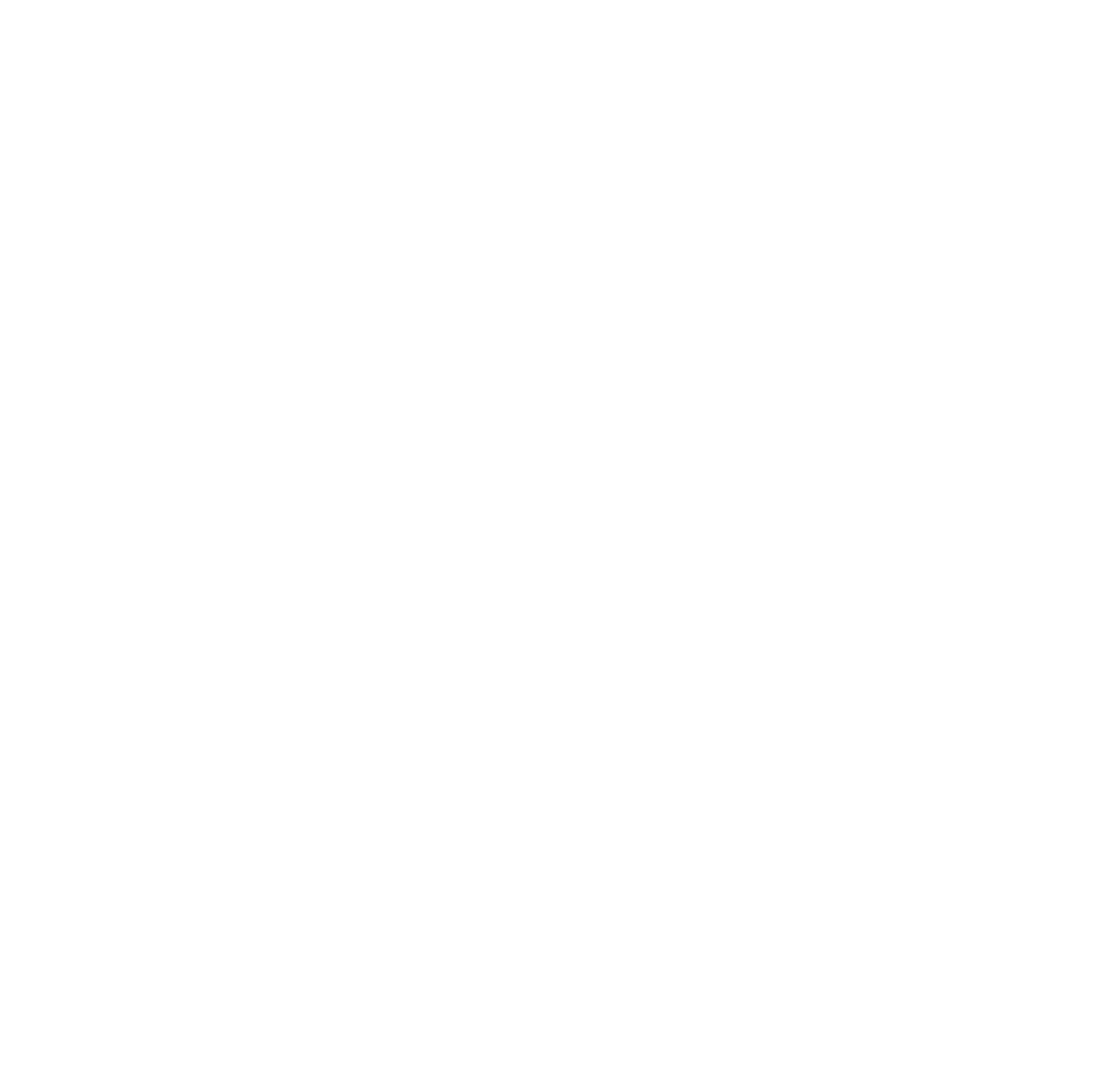
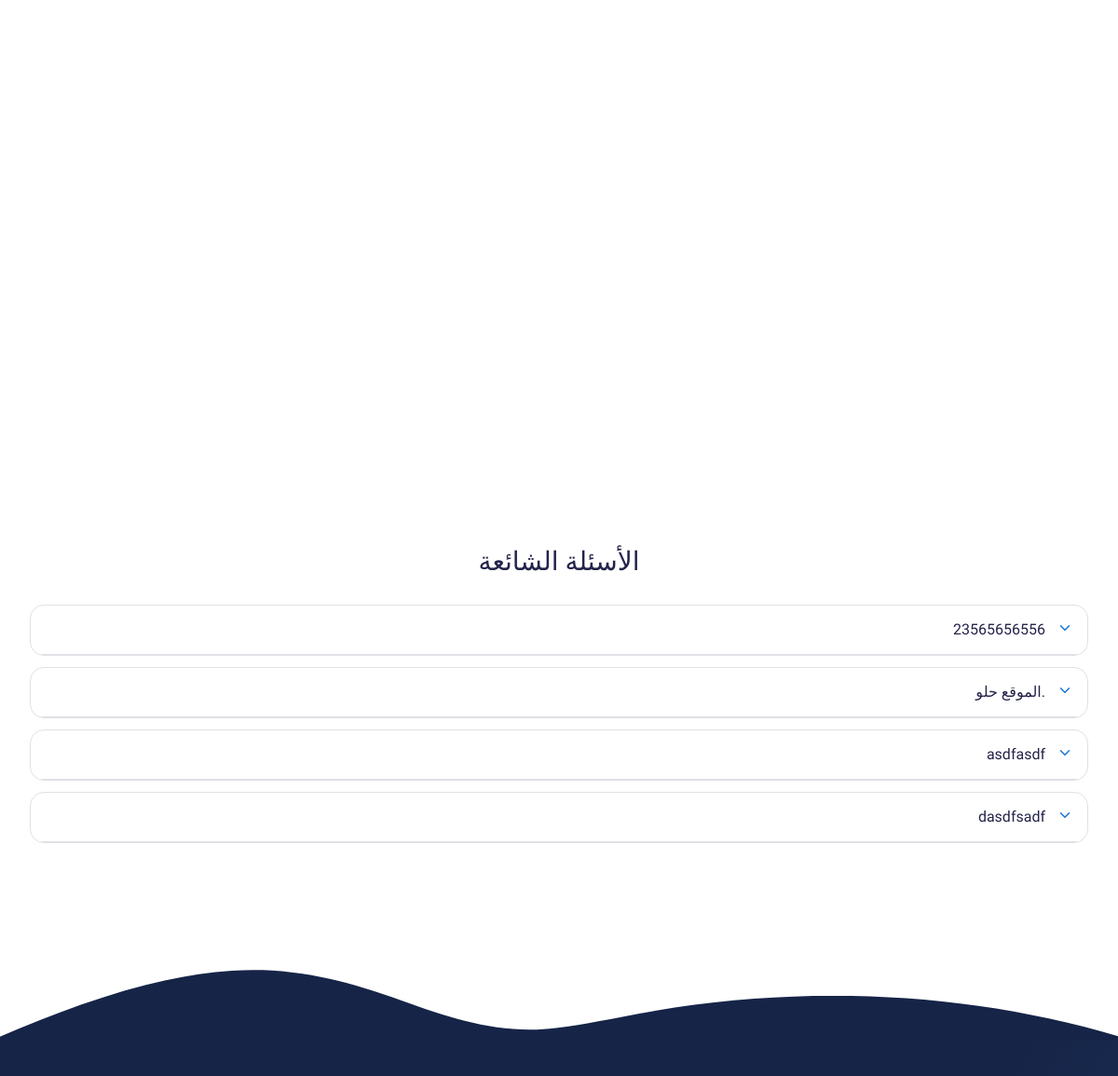
The app's page /public/index.php (middle part), older data (2 pictures, top to bottom).
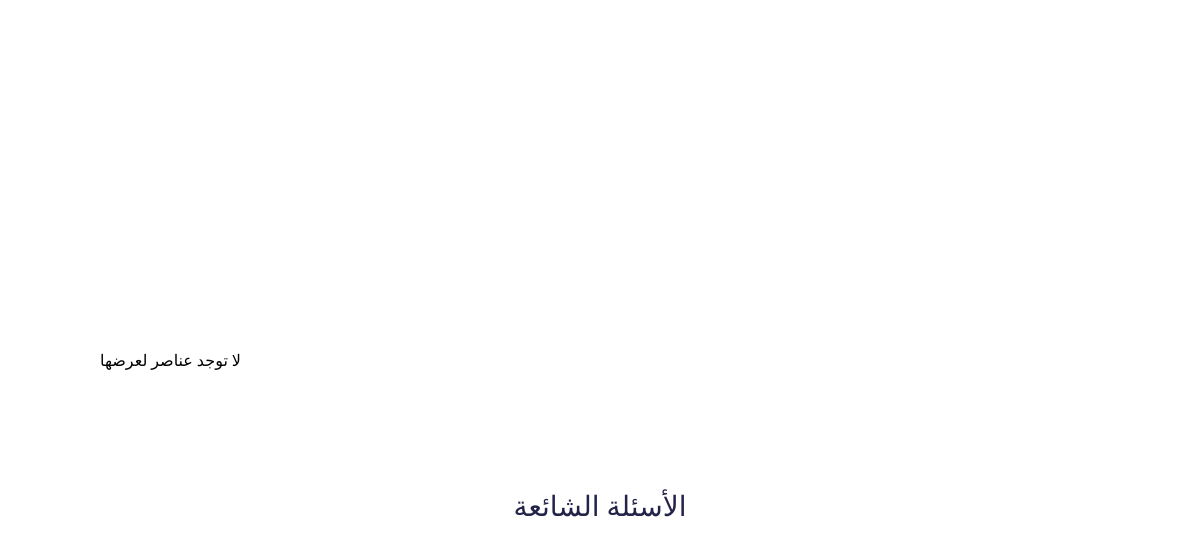
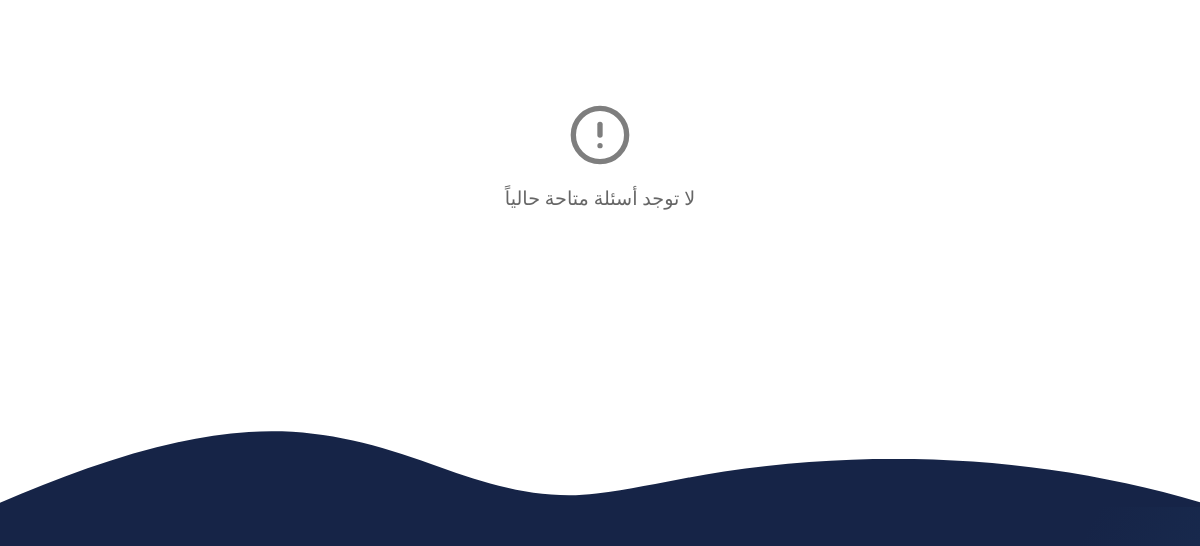
The same page, newer data (2 pictures, top to bottom).
### tables this page shows
CREATE TABLE `questions` (
  `id` int(11) NOT NULL,
  `question` text NOT NULL,
  `answer` text NOT NULL,
  `is_published` tinyint(1) NOT NULL DEFAULT 0,
  `created_at` timestamp NOT NULL DEFAULT current_timestamp()
);

### public/index.php (the view, shortened to what the changed rows need)
<!DOCTYPE html>
<html lang="ar">
<head>
    <link rel="stylesheet" href="https://cdnjs.cloudflare.com/ajax/libs/font-awesome/6.4.0/css/all.min.css">
    <link rel="stylesheet" href="https://cdn.jsdelivr.net/npm/bootstrap-icons@1.13.1/font/bootstrap-icons.min.css">
    <link rel="stylesheet" href="../assets/css/style.css">
</head>
<body>
    <div class="max_width-main">
        <section class="testimonials">
            <div class="contanier">
                <div class="testimonials-container middle">
                    <?php
                    require_once '../includes/config.php';
                    try {
                        $stmt = $pdo->query("SELECT * FROM items");
                        $items = $stmt->fetchAll(PDO::FETCH_ASSOC);
                        if (count($items) > 0) {
                            foreach ($items as $item) {
                                $imagePath = !empty($item['image_path']) ? $item['image_path'] : 'default.webp';
                                $hasAudio = !empty($item['audio_path']);
                                ?>
                                <div class="testimonial-card">
                                    <div class="client-img-container">
                                        <img src="../uploads/<?php echo htmlspecialchars($imagePath); ?>" alt="<?php echo htmlspecialchars($item['name']); ?>" class="client-img">
                                    </div>
                                    <div class="testimonial-content">
                                        <h3><?php echo htmlspecialchars($item['name']); ?></h3>
                                        <p><?php echo htmlspecialchars($item['description']); ?></p>
                                        <?php if ($hasAudio): ?>
                                        <div class="custom-audio-player" data-audio-src="../uploads/<?php echo htmlspecialchars($item['audio_path']); ?>">
                                            <button class="play-btn" style="background-color: #1976D2;">
                                                <svg class="play-icon" width="16" height="16" viewBox="0 0 16 16">
                                                    <path d="M4 2L14 8L4 14V2Z" fill="white"/>
                                                </svg>
                                                <svg class="stop-icon" width="16" height="16" viewBox="0 0 16 16" style="display:none;">
                                                    <rect width="12" height="12" x="2" y="2" fill="white"/>
                                                </svg>
                                            </button>
                                            <div class="progress-bar">
                                                <div class="progress"></div>
                                            </div>
                                        </div>
                                        <?php endif; ?>
                                    </div>
                                </div>
                                <?php
                            }
                        } else {
                            echo '<div class="empty-state">لا توجد عناصر لعرضها</div>';
                        }
                    } catch (PDOException $e) {
                        echo '<div class="error-message">حدث خطأ في جلب البيانات: ' . htmlspecialchars($e->getMessage()) . '</div>';
                    }
                    ?>
                </div>
            </div>
        </section>
        <section class="faq-section">
            <div class="container">
                <h2 class="section-title">الأسئلة الشائعة</h2>
                <div class="faq-container">
                    <?php
                    require_once '../includes/config.php';
                    try {
                        $stmt = $pdo->query("SELECT * FROM questions WHERE is_published = 1 ORDER BY created_at DESC");
                        $questions = $stmt->fetchAll(PDO::FETCH_ASSOC);
                        if (count($questions) > 0) {
                            foreach ($questions as $question) {
                                ?>
                                <div class="faq-card">
                                    <div class="faq-question">
                                        <div class="question-text"><?php echo htmlspecialchars($question['question']); ?></div>
                                        <div class="arrow-icon">
                                            <svg xmlns="http://www.w3.org/2000/svg" width="24" height="24" viewBox="0 0 24 24" fill="none" stroke="currentColor" stroke-width="2" stroke-linecap="round" stroke-linejoin="round">
                                                <path d="M6 9l6 6 6-6"/>
                                            </svg>
                                        </div>
                                    </div>
                                    <div class="faq-answer">
                                    </div>
                                </div>
                                <?php
                            }
                        } else {
                            ?>
                            <div class="empty-state" style="display: flex; flex-direction: column; align-items: center; justify-content: center; height: 300px; text-align: center;">
                                <p style="margin-top: 20px; color: #666; font-size: 1.2rem;">لا توجد أسئلة متاحة حالياً</p>
                            </div>
                            <?php
                        }
                    } catch (PDOException $e) {
                        ?>
                        <div class="error-state" style="display: flex; flex-direction: column; align-items: center; justify-content: center; height: 300px; text-align: center;">
                            <svg xmlns="http://www.w3.org/2000/svg" width="64" height="64" viewBox="0 0 24 24" fill="none" stroke="#ff4444" stroke-width="2" stroke-linecap="round" stroke-linejoin="round">
                                <circle cx="12" cy="12" r="10"></circle>
                                <line x1="12" y1="8" x2="12" y2="12"></line>
                                <line x1="12" y1="16" x2="12.01" y2="16"></line>
                            </svg>
                            <p style="margin-top: 20px; color: #ff4444; font-size: 1.2rem;">حدث خطأ أثناء جلب البيانات</p>
                        </div>
                        <?php
                    }
                    ?>
                </div>
            </div>
        </section>
    </div>
</body>
</html>

Row changes from the older to the newer data that the page shows:
removed questions: question "23565656556"
removed questions: question "الموقع حلو."
removed questions: question "asdfasdf"
removed questions: question "dasdfsadf"
Text that changed along with them:
text now shown: "لا توجد عناصر لعرضها لا توجد أسئلة متاحة حالياً"
